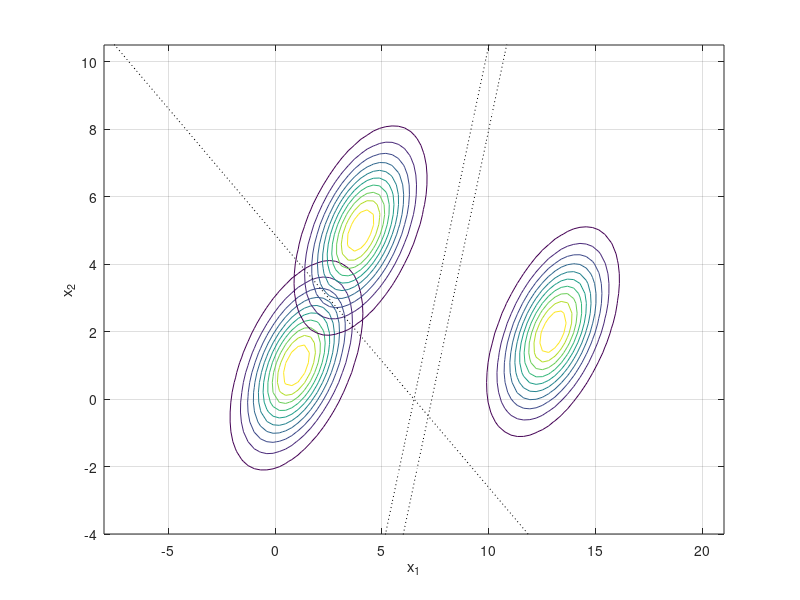

The MATLAB source for this figure: (Note: this script raises an error after producing the figure.)
slope =@(p1,p2) (p1(2)-p2(2))./(p1(1)-p2(1));
myLine =@(x,p,m) m.*x - m.*p(1) + p(2);

N = 100; a = -8; b = 21;
x_ = linspace(a,b,N);
[x1,x2] = meshgrid(x_,x_);
X = [x1(:) x2(:)];
x_new = [2 2];
mu = [1 1;4 5;13 2]; sigma = [2 1 ; 1 2];

class1 = mvnpdf(X,mu(1,:),sigma);
class1 = reshape(class1,length(x_),length(x_));

class2 = mvnpdf(X,mu(2,:),sigma);
class2 = reshape(class2,length(x_),length(x_));

class3 = mvnpdf(X,mu(3,:),sigma);
class3 = reshape(class3,length(x_),length(x_));

figure(1); contour(x_,x_,class1); hold on; contour(x_,x_,class2); contour(x_,x_,class3); grid on; axis tight;

m12 = slope(mu(1,:),mu(2,:)); m23 = slope(mu(2,:),mu(3,:)); m13 = slope(mu(2,:),mu(3,:));
m12_ = -(1/m12); m23_ = -(1/m23); m13_ = -1/(m13); p12 = [(mu(1,1) + mu(2,1))/2, (mu(1,2) + mu(2,2))/2]; p23 = [(mu(2,1) + mu(3,1))/2, (mu(2,2) + mu(3,2))/2];
p13 = [(mu(1,1) + mu(3,1))/2, (mu(1,2) + mu(3,2))/2]; 
y12 = myLine(x_,p12,m12_); y23 = myLine(x_,p23,m23_); y13 = myLine(x_,p13,m13_); 

plot(x_,y12,"black:",x_,y23,"black:",x_,y13, "black:");
axis([a b a/2 b/2]);
xlabel("x_1"); ylabel("x_2"); title("LDA Decision Criteria Lines","By Matan and ROT");
plot([mu(1,1),mu(2,1),mu(3,1)],[mu(1,2),mu(2,2),mu(3,2)],"r.");
text(mu(1,1) + 10^(-1),mu(1,2),["(" + num2str(mu(1,1)) + "," + num2str(mu(1,2)) + ")"],fontsize=7);
text(mu(2,1) + 10^(-1),mu(2,2),["(" + num2str(mu(2,1)) + "," + num2str(mu(2,2)) + ")"],fontsize=7);
text(mu(3,1) + 10^(-1),mu(3,2),["(" + num2str(mu(3,1)) + "," + num2str(mu(3,2)) + ")"],fontsize=7);

text(mu(1,1) -1.7*sigma(1,1),mu(1,2) - 1.7*sigma(2,2),"Class 1",fontsize=8.5);
text(mu(2,1) +1.7*sigma(2,1),mu(2,2) + 1.7*sigma(2,2),"Class 2",fontsize=8.5);
text(mu(3,1) +1.7*sigma(2,1),mu(3,2) + 1.7*sigma(2,2),"Class 3",fontsize=8.5);

text(-6,10.25,"(Class 1, Class 2) Seperation",fontsize=10);
text(-6,9.75,["x2 = " + num2str(m12_) + "*x1 + " + num2str(-m12_*p12(1)+p12(2))],fontsize=8.5);

text(11,10.25,"(Class 2, Class 3) Seperation",fontsize=10);
text(11,9.75,["x2 = " + num2str(m23_) + "*x1 + " + num2str(-m23_*p23(1)+p23(2))],fontsize=8.5);

text(0.5,-3,"(Class 1, Class 3) Seperation",fontsize=10);
text(2.5,-3.5,["x2 = " + num2str(m13_) + "*x1 + " + num2str(-m13_*p13(1)+p13(2))],fontsize=8.5);
hold off; 

